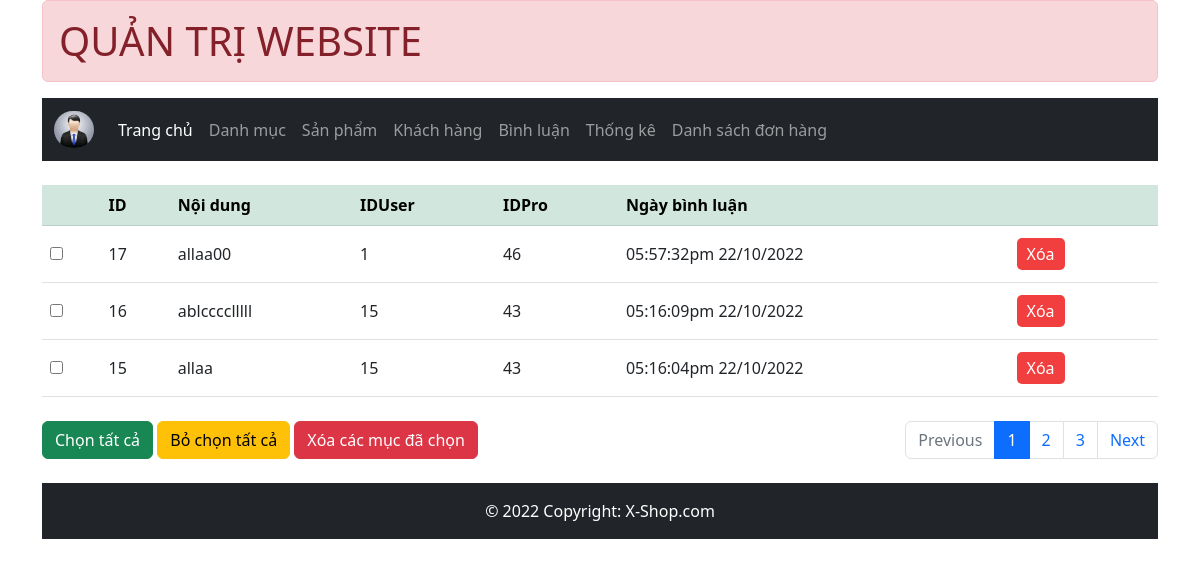
Screenshot of /admin/index.php?act=dsbl with the database file from the repository.
### tables this page shows
CREATE TABLE `binhluan` (
  `id` int(10) NOT NULL,
  `noidung` varchar(255) NOT NULL,
  `iduser` int(10) NOT NULL,
  `idpro` int(10) NOT NULL,
  `ngaybinhluan` varchar(30) NOT NULL
);

### admin/controllers/binhluan/dsbl.php (called while the page is built)
<?php
$listbinhluan = loadall_binhluan(0);
include "./views/binhluan/list.php";
?>

### admin/models/pdo.php (called while the page is built, shortened)
<?php
function pdo_get_connection()
{
    $dburl = "mysql:host=localhost;dbname=xshop;charset=utf8";
    $username = 'root';
    $password = '';
    $conn = new PDO($dburl, $username, $password);
    $conn->setAttribute(PDO::ATTR_ERRMODE, PDO::ERRMODE_EXCEPTION);
    return $conn;
}
function pdo_query($sql)
{
    $sql_args = array_slice(func_get_args(), 1);
    try {
        $conn = pdo_get_connection();
        $stmt = $conn->prepare($sql);
        $stmt->execute($sql_args);
        $rows = $stmt->fetchAll();
        return $rows;
    } catch (PDOException $e) {
        throw $e;
    } finally {
        unset($conn);
    }
}

### admin/models/binhluan.php (called while the page is built, shortened)
<?php
function loadall_binhluan($idpro)
{
    $sql = "select * from binhluan where 1 ";
    if ($idpro > 0) {
        $sql .= "AND idpro='" . $idpro . "'";
    } else {
        $sql .= "order by id desc";
    }
    $listbl = pdo_query($sql);
    return $listbl;
}

### admin/views/binhluan/list.php (the view, shortened to what this page needs)
<article>
    <table class="table mt-4 mb-4">
        <thead class="table-success">
            <tr>
                <th></th>
                <th>ID</th>
                <th>Nội dung</th>
                <th>IDUser</th>
                <th>IDPro</th>
                <th>Ngày bình luận</th>
                <th></th>
            </tr>
        </thead>
        <tbody>
            <?php
            foreach ($listbinhluan as $binhluan) {
                extract($binhluan);
                $xoabl = "index.php?act=xoabl&id=" . $id;
                echo '<tr>
                    <td class="pb-3 pt-3"><input type="checkbox" name="" id=""></td>
                    <td class="pb-3 pt-3">' . $id . '</td>
                    <td class="pb-3 pt-3">' . $noidung . '</td>
                    <td class="pb-3 pt-3">' . $iduser . '</td>
                    <td class="pb-3 pt-3">' . $idpro . '</td>
                    <td class="pb-3 pt-3">' . $ngaybinhluan . '</td>
                    <td class="td-opt pb-3 pt-3">
                        <a href="' . $xoabl . '" class="btn-delete">Xóa</a>
                    </td>
                  </tr>';
            }
            ?>
        </tbody>
    </table>
    <div class="wrap-btn" style="display: flex; justify-content: space-between">
        <div class="form-group pb-4">
            <button class="btn btn-success">Chọn tất cả</button>
            <button class="btn btn-warning">Bỏ chọn tất cả</button>
            <button class="btn btn-danger">Xóa các mục đã chọn</button>
        </div>
        <nav aria-label="...">
            <ul class="pagination">
                <li class="page-item disabled">
                    <span class="page-link">Previous</span>
                </li>
                <li class="page-item active"><a class="page-link" href="#">1</a></li>
                <li class="page-item " aria-current="page">
                    <span class="page-link">2</span>
                </li>
                <li class="page-item"><a class="page-link" href="#">3</a></li>
                <li class="page-item">
                    <a class="page-link" href="#">Next</a>
                </li>
            </ul>
        </nav>
    </div>
</article>

### client/views/assets/css/style.css (style rules this page uses)
.td-opt > a { text-decoration: none; transition: all 0.4s ease; color: #ffff; }
.btn-delete { padding: 5px 10px; background-color: #f13f3f; margin-right: 10px; border-radius: 5px; }

### rows the page displays
binhluan: id "17", noidung "allaa00", iduser "1", idpro "46", ngaybinhluan "05:57:32pm 22/10/2022"
binhluan: id "16", noidung "ablcccclllll", iduser "15", idpro "43", ngaybinhluan "05:16:09pm 22/10/2022"
binhluan: id "15", noidung "allaa", iduser "15", idpro "43", ngaybinhluan "05:16:04pm 22/10/2022"
